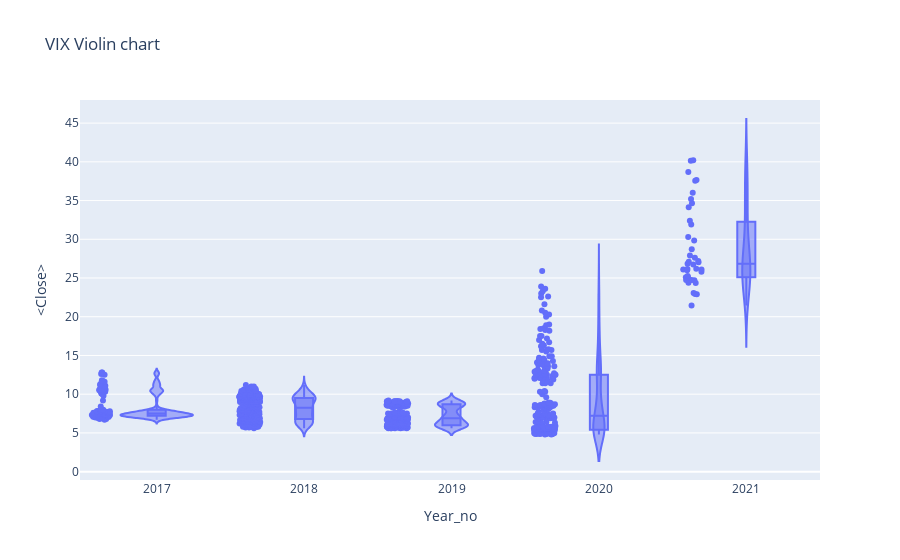

This figure's notebook cell:
### Code cell
#px.violin(df_tips, y="tip", x="smoker", color="sex", box=True, points="all",
#          hover_data=df_tips.columns)

fig = go.Figure()
px.violin(df,x='Year_no',y='<Close>',box =True, points='all',
         hover_data=df.columns, title = 'VIX Violin chart')

### Figure 1 — Plotly figure (JSON) as saved in the notebook; plotly's stock layout.template omitted (floating-point values rounded to 4 significant figures; data arrays with more than 128 entries replaced by an {"elided": "..."} marker saying what was removed)
{"data": [{"alignmentgroup": "True", "box": {"visible": true}, "customdata": {"elided": "900x3 mixed values"}, "hovertemplate": "Year_no=%{x}<br><Close>=%{y}<br>datetime=%{customdata[0]}<br><Volume>=%{customdata[1]}<br>Period=%{customdata[2]}<extra></extra>", "legendgroup": "", "marker": {"color": "#636efa"}, "name": "", "offsetgroup": "", "orientation": "v", "points": "all", "scalegroup": "True", "showlegend": false, "type": "violin", "x": {"elided": "900 int values"}, "x0": " ", "xaxis": "x", "y": {"elided": "900 float values"}, "y0": " ", "yaxis": "y"}], "layout": {"legend": {"tracegroupgap": 0}, "title": {"text": "VIX Violin chart"}, "violinmode": "group", "xaxis": {"anchor": "y", "domain": [0, 1], "title": {"text": "Year_no"}}, "yaxis": {"anchor": "x", "domain": [0, 1], "title": {"text": "<Close>"}}}}
